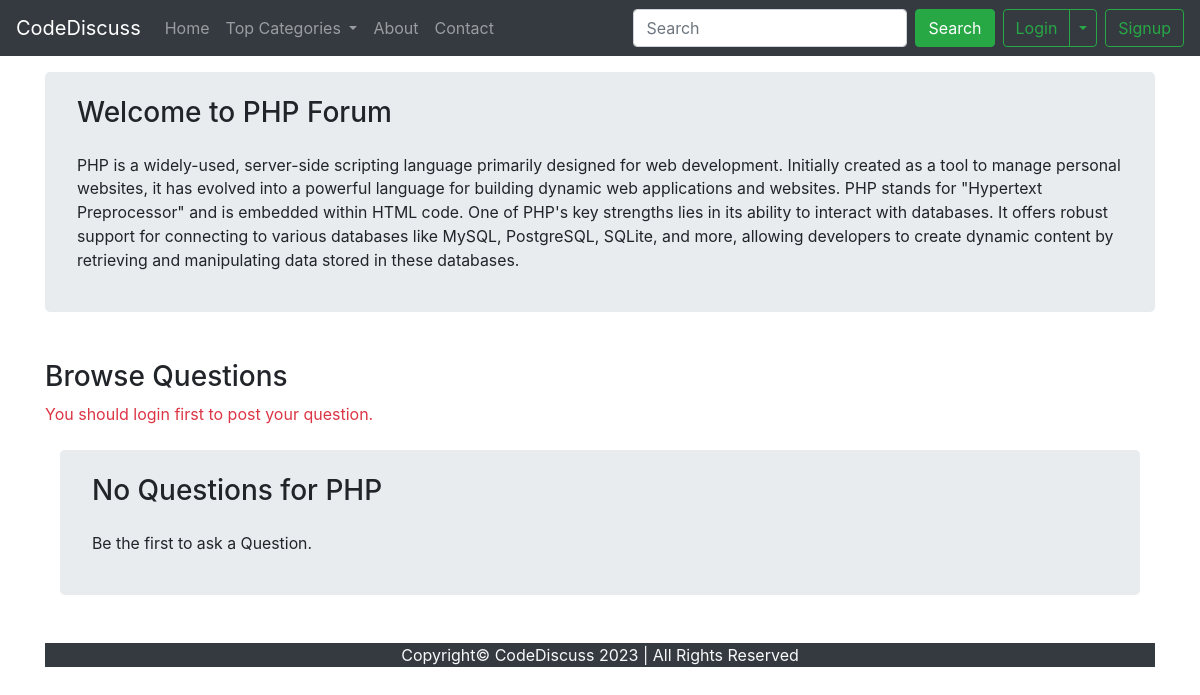
Page /forum/threadlist.php?catid=3 on the committed database.
### tables this page shows
CREATE TABLE `categories` (
  `category_id` int(11) NOT NULL,
  `category_name` varchar(255) NOT NULL,
  `category_description` mediumtext NOT NULL,
  `created_date` varchar(255) NOT NULL DEFAULT current_timestamp()
);

### forum/threadlist.php (the view, shortened to what this page needs)
<?php
if(!isset($_SESSION['loggedin']) || $_SESSION['loggedin']!=true){
    $activeuser=false;
} else{
    $activeuser=true;
    $user= $_SESSION['username'];
}
?>
<!doctype html>
<html lang="en">
<head>
    <link rel="stylesheet" href="https://cdn.jsdelivr.net/npm/bootstrap@4.4.1/dist/css/bootstrap.min.css"
>
</head>
<body>
    <nav class="navbar navbar-expand-lg navbar-dark bg-dark">
        <a class="navbar-brand" href="index.php">CodeDiscuss</a>
        <div class="collapse navbar-collapse" id="navbarSupportedContent">
            <ul class="navbar-nav mr-auto">
                <li class="nav-item">
                    <a class="nav-link" href="index.php">Home <span class="sr-only">(current)</span></a>
                </li>
                <li class="nav-item dropdown">
                    <a class="nav-link dropdown-toggle" href="#" id="navbarDropdown" role="button"
                        data-toggle="dropdown" aria-haspopup="true" aria-expanded="false">
                        Top Categories
                    </a>
                </li>
                <li class="nav-item">
                    <a class="nav-link" href="partials/_about.php">About</a>
                </li>
                <li class="nav-item">
                    <a class="nav-link" href="partials/_contact.php" tabindex="-1">Contact</a>
                </li>
            </ul>
            <form class="form-inline my-2 my-lg-0" action="partials/_search.php" method="GET">
                <input class="form-control mr-sm-2" type="search" name="search" placeholder="Search" aria-label="Search">
                <button class="btn btn-success my-2 my-sm-0" type="submit">Search</button>
            </form>
                <?php
                if($activeuser){
                    echo '<a class="btn btn-outline-danger mx-2" href="partials/logout.php" role="button">Logout</a>';
                } else{
                    echo '<div class="btn-group mx-2">
                    <button type="button" class="btn btn-outline-success" data-toggle="modal" data-target="#loginModal">Login</button>
                    <button type="button" class="btn btn-outline-success dropdown-toggle dropdown-toggle-split" data-toggle="dropdown" aria-haspopup="true" aria-expanded="false">
                      <span class="sr-only">Toggle Dropdown</span>
                    </button>
                    <div class="dropdown-menu">
                      <a class="dropdown-item" href="partials/login.php">Go to Login Page</a>
                    </div>
                  </div>
                    <a class="btn btn-outline-success" href="partials/signup.php" role="button">Signup</a>';
                }
                ?>
        </div>
    </nav>
    <?php include'_loginModal.php'; ?>
    <?php
    $id= $_GET['catid'];
    $sql= "SELECT * FROM `categories` WHERE `category_id`='$id'";
    $result= mysqli_query($conn, $sql);
    while ($row= mysqli_fetch_assoc($result)) {
        $cat_name= $row['category_name'];
        $cat_desc= $row['category_description'];
    }
    ?>
    <div class="container mt-3">
    <div class="jumbotron py-4 mb-5">
  <h3 class="display-6">Welcome to <?php echo $cat_name; ?> Forum</h3>
  <p class="custom_font mt-4"><?php echo $cat_desc ?></p>
</div>
<h3 mt-4>Browse Questions</h3>
<?php
if($activeuser){
    echo '
<button type="button" class="btn btn-primary my-2" data-toggle="modal" data-target="#exampleModal">
  Post a Question
</button>
<div class="modal fade" id="exampleModal" tabindex="-1" role="dialog" aria-labelledby="exampleModalLabel" aria-hidden="true">
  <div class="modal-dialog" role="document">
    <div class="modal-content">
      <div class="modal-header">
        <h5 class="modal-title" id="exampleModalLabel">Post a Question</h5>
        <button type="button" class="close" data-dismiss="modal" aria-label="Close">
          <span aria-hidden="true">&times;</span>
        </button>
      </div>
      <div class="modal-body">
      <form action="'.$_SERVER['REQUEST_URI'].'" method="POST">
      <div class="form-group">
        <label for="ques_title">Question Title</label>
        <input type="title" class="form-control" name="ques_title" id="ques_title" aria-describedby="emailHelp" placeholder="Question Title">
        <small id="emailHelp" class="form-text text-muted">Keep your title as short as possible.</small>
      </div>
      <div class="form-group">
    <label for="ques_desc">Elaborate your Question</label>
    <textarea class="form-control" name="ques_desc" id="ques_desc" rows="3"></textarea>
  </div>
      </div>
      <div class="modal-footer">
      <button type="submit" class="btn btn-primary">Post</button>
      </div>
      </form>
    </div>
  </div>
</div>';
} else {
echo '<p class="text-danger">You should login first to post your question.</p>';
}
$noResult= true;
    if($noResult){
        echo '<div class="container mt-4">
        <div class="jumbotron py-4 mb-5">
        <h3 class="display-6">No Questions for '.$cat_name.'</h3>
        <p class="custom_font mt-4">Be the first to ask a Question.</p>
      </div>
      </div>';
    }
?>
        <?php include ("partials/_footer.php"); ?>
</body>
</html>

### forum/threadlist.php (style rules this page uses)
.custom_font { font-size: 0.99rem; }

### rows in the picture
categories: category_name "PHP", category_description "PHP is a widely-used, server-side scripting language primarily designed for web development. Initially created as a tool to manage personal websites, it has evolved into a powerful language for building dynamic web applications and websites. PHP stands for \"Hypertext Preprocessor\" and is embedded within HTML code. One of PHP's key strengths lies in its ability to interact with databases. It offers robust support for connecting to various databases like MySQL, PostgreSQL, SQLite, and more, allowing developers to create dynamic content by retrieving and manipulating data stored in these databases."
